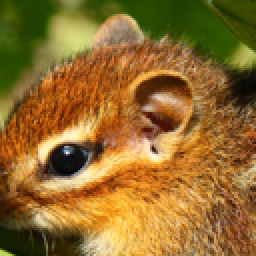
#> input picture data/cali_dataset/lr/lr_103.png, 128 x 128 px (shown 2 times larger); its folder holds only this picture in this run
$ python center_crop.py --lr_path ../data/cali_dataset/lr --hr_path ../data/cali_dataset/lr -o out --crop_size 100
#> lines starting #> are read from the running program, lines starting #| are printed output that depends on the picture
#> in main, lr_img is the input picture: shape (128, 128, 3); mean B, G, R 45.4, 108.1, 145.6
import os
import argparse
import cv2
from pathlib import Path
from tqdm import tqdm  # 引入tqdm库

def parse_args():
    parser = argparse.ArgumentParser(description="Center cropping of LR and HR image pairs.")
    parser.add_argument('--lr_path', type=str, required=True, help='Path to the folder containing LR images.')
    parser.add_argument('--hr_path', type=str, required=True, help='Path to the folder containing HR images.')
    parser.add_argument('--output_dir', '-o', type=str, required=True, help='Output directory to save cropped images.')
    parser.add_argument('--crop_size', type=int, required=True, help='Crop size for LR images.')
    args = parser.parse_args()
    return args

def center_crop(img, crop_size):
    """Center crop the image to the specified crop size."""
    h, w = img.shape[:2]
    start_x = (w - crop_size) // 2
    start_y = (h - crop_size) // 2
    return img[start_y:start_y + crop_size, start_x:start_x + crop_size]

def resize_and_crop(hr_img, lr_img, crop_size, scale_factor=4):
#> called with crop_size = 100, scale_factor = 4
    h_lr, w_lr = lr_img.shape[:2]
#> h_lr = 128; w_lr = 128
    h_hr, w_hr = hr_img.shape[:2]
#> h_hr = 128; w_hr = 128

    # 计算目标 HR 图像大小
    target_h_hr = h_lr * scale_factor
#> target_h_hr = 512
    target_w_hr = w_lr * scale_factor
#> target_w_hr = 512

    # 如果 HR 图像大小与目标大小不匹配，调整大小
    if h_hr != target_h_hr or w_hr != target_w_hr:
        print(f"Resizing HR image from {h_hr}x{w_hr} to {target_h_hr}x{target_w_hr}")
#| Resizing HR image from 128x128 to 512x512
        hr_img = cv2.resize(hr_img, (target_w_hr, target_h_hr), interpolation=cv2.INTER_LINEAR)
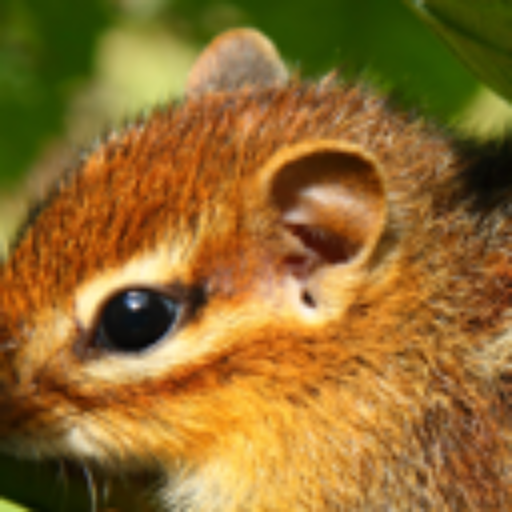
#> hr_img: shape (512, 512, 3); mean of channels 0, 1, 2 45.3, 108, 145.4; drawn as B, G, R

    # 执行中心裁剪
    lr_crop = center_crop(lr_img, crop_size)
#> in center_crop, `return img[start_y:start_y + crop_size, start_x:start_x + crop_size]`:
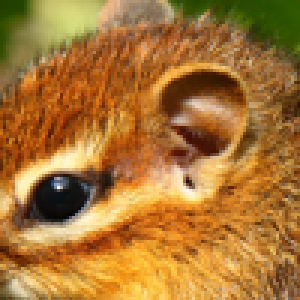
#> returned value: shape (100, 100, 3) (shown 3 times larger); mean of channels 0, 1, 2 52.8, 117.5, 168.7; drawn as B, G, R
    hr_crop_size = crop_size * scale_factor
    hr_crop = center_crop(hr_img, hr_crop_size)
#> call 2 of center_crop, with crop_size = 400
#> in center_crop (call 2), `return img[start_y:start_y + crop_size, start_x:start_x + crop_size]`:
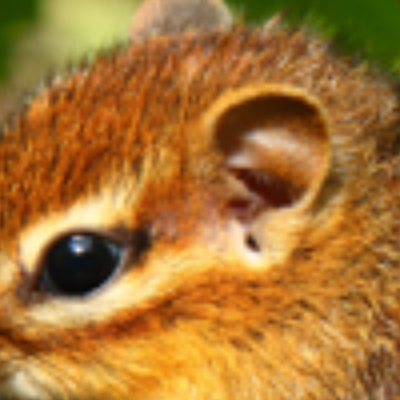
#> returned value: shape (400, 400, 3); mean of channels 0, 1, 2 52.6, 117.4, 168.5; drawn as B, G, R

    return lr_crop, hr_crop

def save_crops(lr_crop, hr_crop, lr_filename, output_dir):
    """Save the cropped LR and HR images."""
    lr_output_dir = os.path.join(output_dir, 'lr')
    hr_output_dir = os.path.join(output_dir, 'hr')

    os.makedirs(lr_output_dir, exist_ok=True)
    os.makedirs(hr_output_dir, exist_ok=True)

    base_name = Path(lr_filename).stem

    lr_crop_path = os.path.join(lr_output_dir, f'{base_name}_crop.png')
    hr_crop_path = os.path.join(hr_output_dir, f'{base_name}_crop.png')

    cv2.imwrite(lr_crop_path, lr_crop)
    cv2.imwrite(hr_crop_path, hr_crop)

def main():
    args = parse_args()

    lr_files = sorted(os.listdir(args.lr_path))
    hr_files = sorted(os.listdir(args.hr_path))

    # 使用tqdm显示进度条
    with tqdm(total=len(lr_files), desc="Processing images") as pbar:
        for lr_file, hr_file in zip(lr_files, hr_files):
            lr_img_path = os.path.join(args.lr_path, lr_file)
            hr_img_path = os.path.join(args.hr_path, hr_file)

            lr_img = cv2.imread(lr_img_path)
            hr_img = cv2.imread(hr_img_path)

            if lr_img is None or hr_img is None:
                print(f"Error reading {lr_img_path} or {hr_img_path}. Skipping.")
                continue

            lr_crop, hr_crop = resize_and_crop(hr_img, lr_img, args.crop_size)

            # Save the cropped images
            save_crops(lr_crop, hr_crop, lr_file, args.output_dir)

            pbar.update(1)  # 每处理完一个文件，进度条更新

if __name__ == "__main__":
    main()

$ run again, on data/cali_dataset/lr/lr_13.png
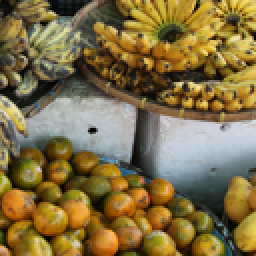
#> input picture data/cali_dataset/lr/lr_13.png, 128 x 128 px (shown 2 times larger)
#> in main, lr_img is the input picture: shape (128, 128, 3); mean B, G, R 69, 111.7, 129.1
#| Resizing HR image from 128x128 to 512x512
#> in resize_and_crop, `hr_img = cv2.resize(hr_img, (target_w_hr, target_h_hr), interpolation=..`:
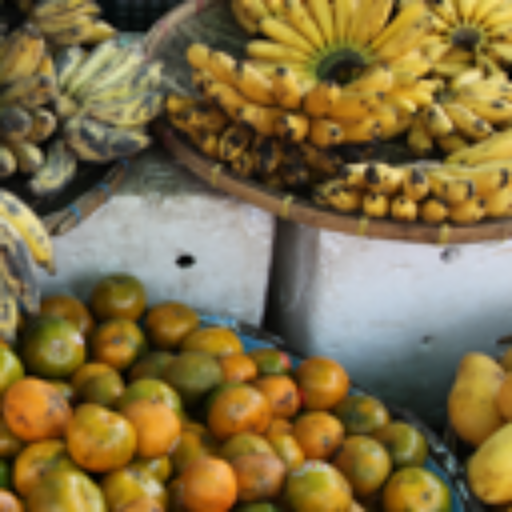
#> hr_img: shape (512, 512, 3); mean of channels 0, 1, 2 68.9, 111.6, 129; drawn as B, G, R
#> in center_crop (call 2), `return img[start_y:start_y + crop_size, start_x:start_x + crop_size]`:
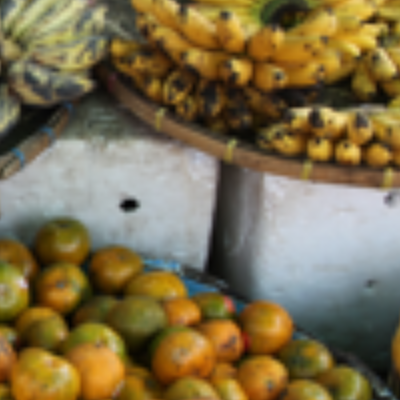
#> returned value: shape (400, 400, 3); mean of channels 0, 1, 2 76.2, 110.9, 125.5; drawn as B, G, R

$ run again, on data/cali_dataset/lr/lr_134.png
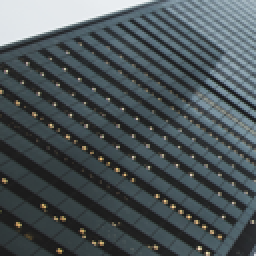
#> input picture data/cali_dataset/lr/lr_134.png, 128 x 128 px (shown 2 times larger)
#> in main, lr_img is the input picture: shape (128, 128, 3); mean B, G, R 87.1, 83.6, 74.5
#| Resizing HR image from 128x128 to 512x512
#> in resize_and_crop, `hr_img = cv2.resize(hr_img, (target_w_hr, target_h_hr), interpolation=..`:
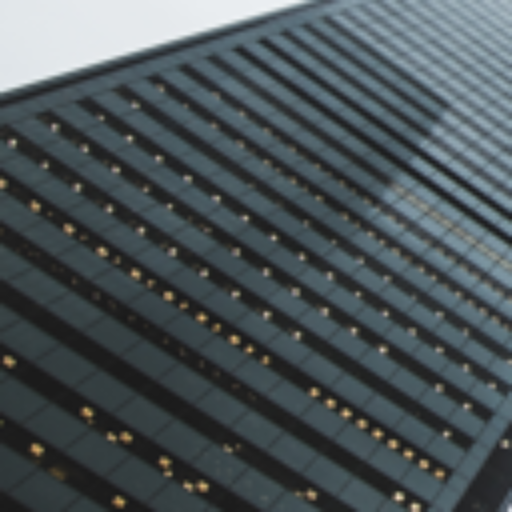
#> hr_img: shape (512, 512, 3); mean of channels 0, 1, 2 87, 83.5, 74.4; drawn as B, G, R
#> in center_crop (call 2), `return img[start_y:start_y + crop_size, start_x:start_x + crop_size]`:
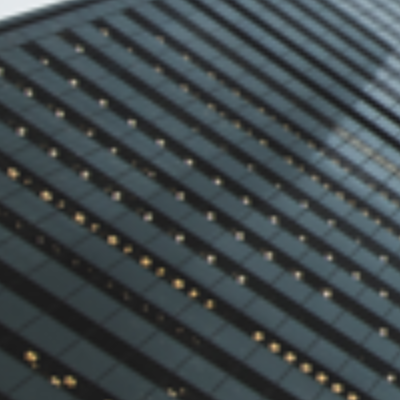
#> returned value: shape (400, 400, 3); mean of channels 0, 1, 2 74.6, 71.4, 62.3; drawn as B, G, R

$ run again, on data/cali_dataset/lr/lr_140.png
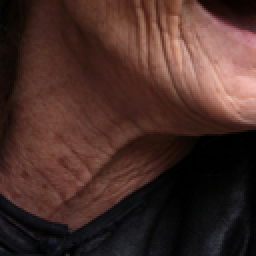
#> input picture data/cali_dataset/lr/lr_140.png, 128 x 128 px (shown 2 times larger)
#> in main, lr_img is the input picture: shape (128, 128, 3); mean B, G, R 39.8, 45.6, 71.8
#| Resizing HR image from 128x128 to 512x512
#> in center_crop, `return img[start_y:start_y + crop_size, start_x:start_x + crop_size]`:
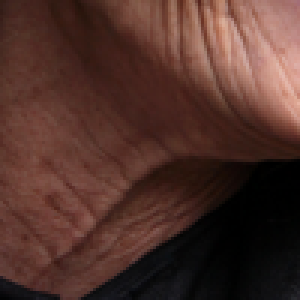
#> returned value: shape (100, 100, 3) (shown 3 times larger); mean of channels 0, 1, 2 42.2, 49.5, 79.9; drawn as B, G, R

$ run again, on data/cali_dataset/lr/lr_108.png
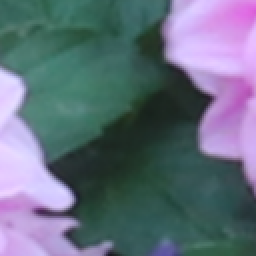
#> input picture data/cali_dataset/lr/lr_108.png, 128 x 128 px (shown 2 times larger)
#> in main, lr_img is the input picture: shape (128, 128, 3); mean B, G, R 125.1, 110.6, 98.8
#| Resizing HR image from 128x128 to 512x512
#> in center_crop, `return img[start_y:start_y + crop_size, start_x:start_x + crop_size]`:
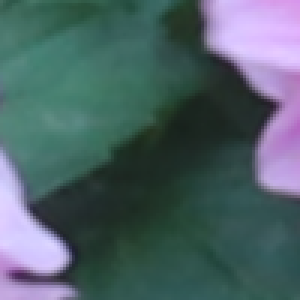
#> returned value: shape (100, 100, 3) (shown 3 times larger); mean of channels 0, 1, 2 102.7, 98.1, 77.6; drawn as B, G, R
